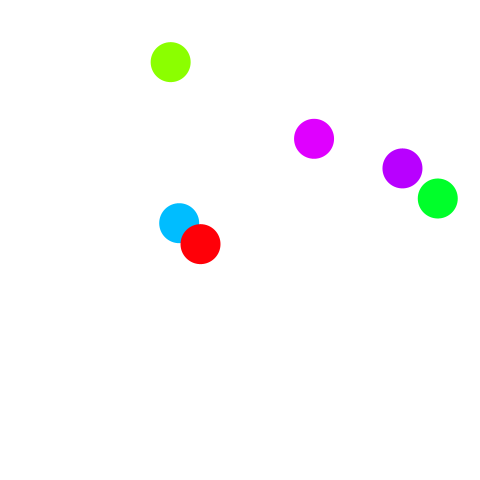
Frame 1 (no input)
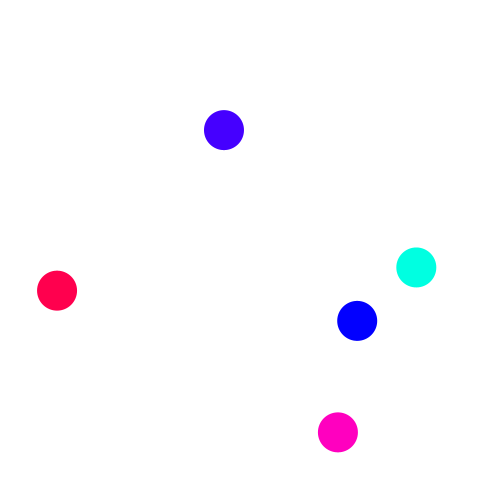
Frame 60 (the mouse pressed at the canvas centre just before this capture)
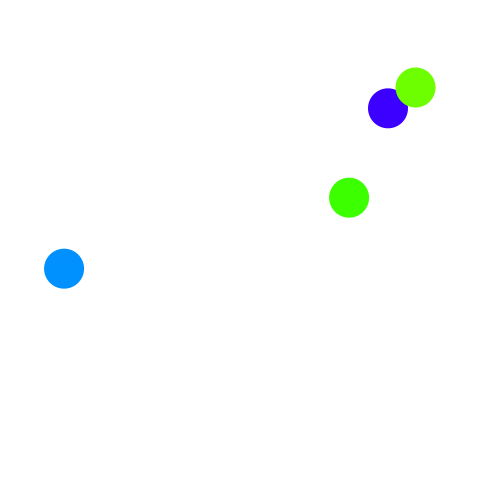
Frame 120 (the mouse held since frame 60 and released just before this capture)

The Processing sketch that drew these frames (run headless with seeded random() and noise(); from frame 60 on, the mouse is pressed at the canvas centre):

// Processing sketch: balls_01_oo1
// ── balls_01_oo1.pde
// constant
final float gravity = 9.8 / 60;
final int fps = 60;
final int d = 40;
final int x0 =d/2;
final int y0 =d/2;
final int vx0 = 2;
final int vy0 = 2;
final float elas = 0.98;
final int num = 6;

//変数
Ball[] balls = new Ball[6];

void setup() {
  size(480, 480);
  noStroke();
  fill(0, 0, 0);
  frameRate(fps);
  colorMode(HSB, 360, 100, 100);
  for (int i = 0; i < balls.length; i++) {
    balls[i] = new Ball();
  }
  for (int i = 0; i < num; i++) {
    balls[i].X = random(d / 2, width - d / 2);
    balls[i].Y = random(d / 2, height - d / 2);
    balls[i].VX = random(1, 10);
    balls[i].VY = random(1, 15);
  }
}

void draw() {
  background(0, 0, 100);
  for (int i = 0; i < num; i++) {
    boundBalls(i, balls);
    fill(calcHue(balls[i].VX, balls[i].VY), 100, 100);
    ellipse(balls[i].X, balls[i].Y, d, d);
  }
}

void boundBalls(int i, Ball[] balls) {
  balls[i].VY += gravity;
  balls[i].X += balls[i].VX;
  balls[i].Y += balls[i].VY;

  if (balls[i].Y > height - d / 2) {
    balls[i].VY *=  -1*elas;
    balls[i].Y = height - d / 2;
  }
  if (balls[i].X < d / 2) {
    balls[i].VX *= -1*elas;
    balls[i].X = d / 2;
  } else if (balls[i].X > width - d / 2) {
    balls[i].VX *= -1*elas;
    balls[i].X = width - d / 2;
  }
}

float calcHue(float vx, float vy) {
  return (360 * sqrt(vx*vx+vy*vy) / 13);
}

class Ball {
  float X;
  float Y;
  float VX;
  float VY;
}
